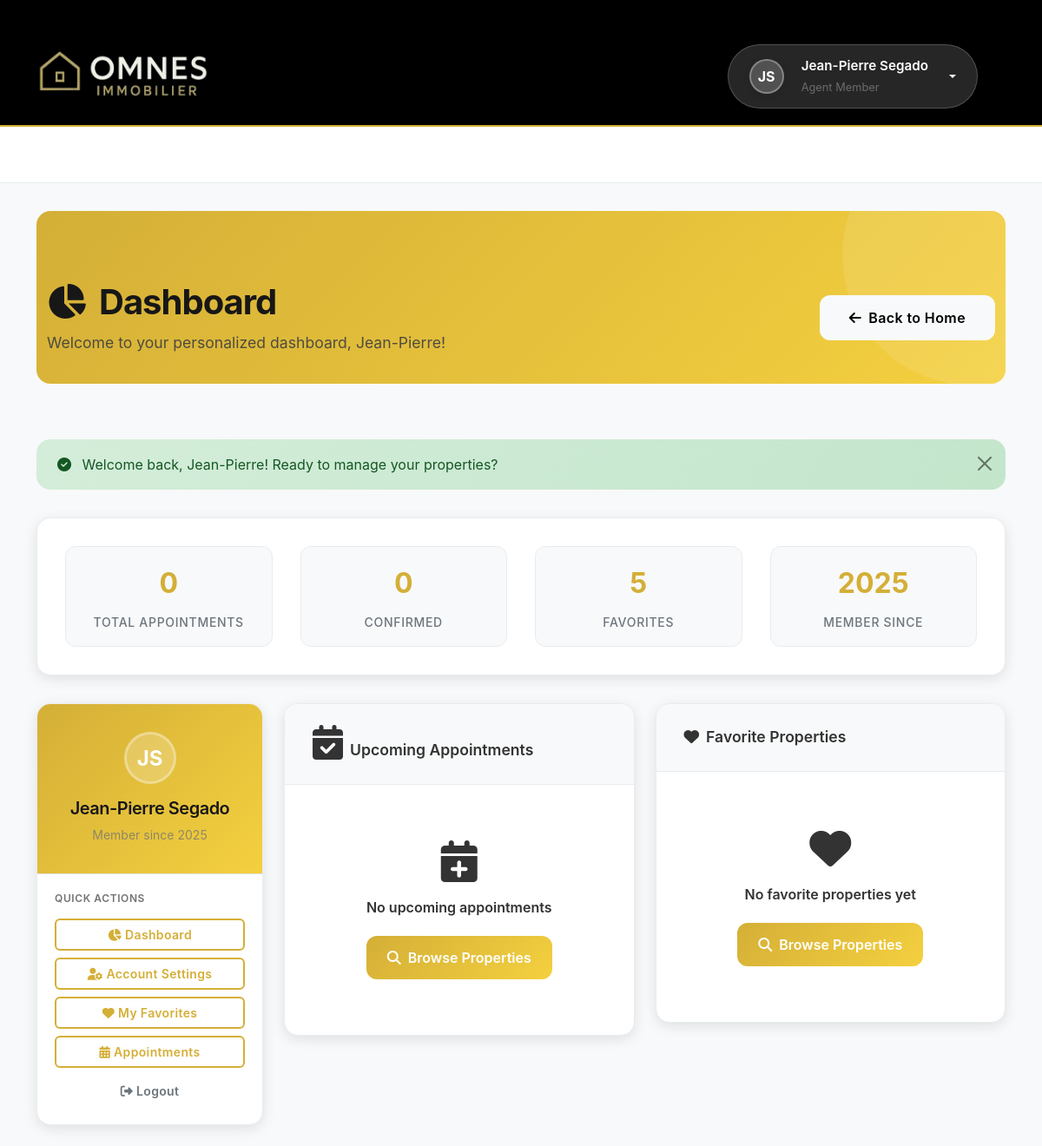
The page /src/client/dashboard.php (signed in) on the database its author committed.
### tables this page shows
CREATE TABLE IF NOT EXISTS `agents` (
  `user_id` int NOT NULL,
  `cv_file_path` varchar(255) DEFAULT '',
  `profile_picture_path` varchar(255) DEFAULT NULL,
  `agency_name` varchar(255) NOT NULL DEFAULT 'Independent Agent',
  `agency_email` varchar(100) DEFAULT '',
  `license_number` varchar(50) DEFAULT '',
  `languages_spoken` json DEFAULT NULL,
  `years_experience` int DEFAULT '0',
  `commission_rate` decimal(5,2) DEFAULT '0.00',
  `bio` text,
  `average_rating` decimal(3,2) DEFAULT '0.00',
  `total_sales` decimal(15,2) DEFAULT '0.00',
  `total_transactions` int DEFAULT '0',
  PRIMARY KEY (`user_id`),
  UNIQUE KEY `agency_email` (`agency_email`)
);

CREATE TABLE IF NOT EXISTS `users` (
  `id` int NOT NULL AUTO_INCREMENT,
  `first_name` varchar(50) NOT NULL,
  `last_name` varchar(50) NOT NULL,
  `email` varchar(100) NOT NULL,
  `password_hash` varchar(255) NOT NULL,
  `role` enum('admin','client','agent') NOT NULL DEFAULT 'client',
  `phone` varchar(15) NOT NULL,
  `created_at` timestamp NULL DEFAULT CURRENT_TIMESTAMP,
  `updated_at` timestamp NULL DEFAULT CURRENT_TIMESTAMP ON UPDATE CURRENT_TIMESTAMP,
  PRIMARY KEY (`id`),
  UNIQUE KEY `email` (`email`)
);

### src/includes/functions.php (called while the page is built, shortened)
<?php
function isLoggedIn() {
    return isset($_SESSION['user_id']) && !empty($_SESSION['user_id']);
}
function isClient() {
    return isLoggedIn() && isset($_SESSION['role']) && $_SESSION['role'] === 'client';
}
function isAgent() {
    return isLoggedIn() && isset($_SESSION['role']) && $_SESSION['role'] === 'agent';
}
?>

### src/client/dashboard.php (the view, shortened to what this page needs)
<?php
require_once '../config/database.php';
require_once '../includes/functions.php';
$user_data = [];
try {
    $query = "SELECT u.*, a.cv_file_path, a.profile_picture_path, a.agency_name
              FROM users u
              LEFT JOIN agents a ON u.id = a.user_id
              WHERE u.id = :user_id";
    $stmt = $pdo->prepare($query);
    $stmt->bindParam(':user_id', $_SESSION['user_id']);
    $stmt->execute();
    $user_data = $stmt->fetch(PDO::FETCH_ASSOC);
} catch (Exception $e) {
    error_log("Dashboard error: " . $e->getMessage());
    $error = "Error loading user data.";
    $user_data = [
        'first_name' => 'User',
        'last_name' => '',
        'role' => 'client',
        'created_at' => date('Y-m-d')
    ];
}
$stats = [
    'total_appointments' => 0,
    'confirmed_appointments' => 0,
    'properties_viewed' => 0,
    'favorites' => 5,
    'managed_properties' => 0,
    'scheduled_appointments' => 0
];
try {
    if (isClient()) {
        $stats_query = "SELECT
                       (SELECT COUNT(*) FROM appointments WHERE client_id = :user_id) as total_appointments,
                       (SELECT COUNT(*) FROM appointments WHERE client_id = :user_id AND status = 'scheduled') as confirmed_appointments,
                       (SELECT COUNT(*) FROM user_favorites WHERE user_id = :user_id) as favorites
                       ";
        $stats_stmt = $pdo->prepare($stats_query);
        $stats_stmt->bindParam(':user_id', $_SESSION['user_id']);
        $stats_stmt->execute();
        $user_stats = $stats_stmt->fetch(PDO::FETCH_ASSOC);
        if ($user_stats) {
            $stats = array_merge($stats, $user_stats);
        }
        $stats['properties_viewed'] = $stats['total_appointments'] * 2;
    } elseif (isAgent()) {
        $stats_query = "SELECT
                       (SELECT COUNT(*) FROM properties WHERE agent_id = :user_id) as managed_properties,
                       (SELECT COUNT(*) FROM appointments a WHERE a.agent_id = :user_id AND a.status = 'scheduled') as scheduled_appointments";
        $stats_stmt = $pdo->prepare($stats_query);
        $stats_stmt->bindParam(':user_id', $_SESSION['user_id']);
        $stats_stmt->execute();
        $user_stats = $stats_stmt->fetch(PDO::FETCH_ASSOC);
        if ($user_stats) {
            $stats = array_merge($stats, $user_stats);
        }
    }
} catch (Exception $e) {
    error_log("Stats error: " . $e->getMessage());
}
$current_section = $_GET['section'] ?? 'overview';
$upcoming_appointments = [];
$favorite_properties = [];
?>
<!DOCTYPE html>
<html lang="en">
<head>
    <link href="https://cdnjs.cloudflare.com/ajax/libs/bootstrap/5.3.0/css/bootstrap.min.css" rel="stylesheet">
    <link href="https://cdnjs.cloudflare.com/ajax/libs/font-awesome/6.4.0/css/all.min.css" rel="stylesheet">
    <link href="../assets/css/style.css" rel="stylesheet">
    <link href="../assets/css/dashboard.css" rel="stylesheet">
</head>
<body data-page="dashboard">
    <header class="luxury-header">
        <div class="container">
            <div class="row align-items-center">
                <div class="col-md-6">
                    <a href="../pages/home.php" class="brand-logo text-decoration-none">
                        <img src="../assets/images/logo1.png" alt="Omnes Real Estate" height="40">
                    </a>
                </div>
                <div class="col-md-6 text-end">
                    <div class="dropdown account-dropdown-dashboard">
                        <div class="user-profile d-inline-flex align-items-center dropdown-toggle" data-bs-toggle="dropdown" aria-expanded="false" style="cursor: pointer;">
                            <div class="user-avatar me-2">
                                <?= strtoupper(substr($user_data['first_name'], 0, 1) . substr($user_data['last_name'], 0, 1)) ?>
                            </div>
                            <div class="user-info me-2">
                                <div class="fw-semibold"><?= htmlspecialchars($user_data['first_name'] . ' ' . $user_data['last_name']) ?></div>
                                <small><?= ucfirst($user_data['role']) ?> Member</small>
                            </div>
                        </div>
                    </div>
                </div>
            </div>
        </div>
    </header>
    <div class="breadcrumb-container">
        <div class="container">
        </div>
    </div>
    <div class="container">
        <div class="page-header">
            <div class="container">
                <div class="row align-items-center">
                    <div class="col-md-8">
                        <h1><i class="fas fa-chart-pie me-3"></i>Dashboard</h1>
                        <p class="mb-0">Welcome to your personalized dashboard, <?= htmlspecialchars($user_data['first_name']) ?>!</p>
                    </div>
                    <div class="col-md-4 text-end">
                        <a href="../pages/home.php" class="btn btn-light">
                            <i class="fas fa-arrow-left me-2"></i>Back to Home
                        </a>
                    </div>
                </div>
            </div>
        </div>
    </div>
    <div class="container dashboard-content">
        <?php if (isset($_SESSION['success_message'])): ?>
            <div class="alert alert-success alert-dismissible fade show" role="alert">
                <i class="fas fa-check-circle me-2"></i>
                <?= htmlspecialchars($_SESSION['success_message']) ?>
                <button type="button" class="btn-close" data-bs-dismiss="alert"></button>
            </div>
        <?php endif; ?>
        <div class="stats-overview">
            <div class="stats-grid">
                <div class="stat-item">
                    <div class="stat-value"><?= $stats['total_appointments'] ?></div>
                    <div class="stat-label">Total Appointments</div>
                </div>
                <div class="stat-item">
                    <div class="stat-value"><?= $stats['confirmed_appointments'] ?></div>
                    <div class="stat-label">Confirmed</div>
                </div>
                <div class="stat-item">
                    <div class="stat-value"><?= $stats['favorites'] ?></div>
                    <div class="stat-label">Favorites</div>
                </div>
                <div class="stat-item">
                    <div class="stat-value">2025</div>
                    <div class="stat-label">Member Since</div>
                </div>
            </div>
        </div>
        <div class="row">
            <div class="col-lg-3 mb-4">
                <div class="luxury-sidebar">
                    <div class="sidebar-header">
                        <div class="sidebar-avatar">
                            <?= strtoupper(substr($user_data['first_name'], 0, 1) . substr($user_data['last_name'], 0, 1)) ?>
                        </div>
                        <h5 class="mb-1"><?= htmlspecialchars($user_data['first_name'] . ' ' . $user_data['last_name']) ?></h5>
                        <small class="opacity-75">Member since <?= date('Y', strtotime($user_data['created_at'] ?? '2025-01-01')) ?></small>
                    </div>
                    <div class="p-3 border-top">
                        <h6 class="text-muted mb-3 text-uppercase fw-semibold" style="font-size: 0.75rem; letter-spacing: 0.05em;">Quick Actions</h6>
                        <div class="d-grid gap-2">
                            <a href="dashboard.php" class="btn btn-outline-primary btn-sm">
                                <i class="fas fa-chart-pie me-1"></i>Dashboard
                            </a>
                            <a href="account.php" class="btn btn-outline-primary btn-sm">
                                <i class="fas fa-user-cog me-1"></i>Account Settings
                            </a>
                            <a href="?section=favorites#favoritesSection" class="btn btn-outline-primary btn-sm">
                                <i class="fas fa-heart me-1"></i>My Favorites
                            </a>
                            <a href="?section=appointments" class="btn btn-outline-primary btn-sm">
                                <i class="fas fa-calendar-alt me-1"></i>Appointments
                            </a>
                            <a href="../auth/logout.php" class="btn btn-outline-secondary btn-sm">
                                <i class="fas fa-sign-out-alt me-1"></i>Logout
                            </a>
                        </div>
                    </div>
                </div>
            </div>
            <div class="col-lg-9">
                <?php if ($current_section === 'overview'): ?>
                    <div class="row">
                        <div class="col-lg-6 mb-4">
                            <div class="content-card">
                                <div class="content-card-header">
                                    <i class="fas fa-calendar-check me-2"></i>Upcoming Appointments
                                </div>
                                <div class="content-card-body">
                                    <?php if (!empty($upcoming_appointments)): ?>
                                        <?php foreach (array_slice($upcoming_appointments, 0, 2) as $appointment): ?>
                                            <div class="d-flex align-items-center mb-3 p-3 bg-light rounded">
                                                <div class="me-3">
                                                    <i class="fas fa-calendar-alt fa-2x text-primary"></i>
                                                </div>
                                                <div class="flex-grow-1">
                                                    <div class="fw-semibold"><?= htmlspecialchars($appointment['property_title']) ?></div>
                                                    <small class="text-muted">with <?= htmlspecialchars($appointment['agent_name']) ?></small>
                                                    <div class="text-primary mt-1">
                                                        <small><?= date('M d, Y - H:i', strtotime($appointment['appointment_date'])) ?></small>
                                                    </div>
                                                </div>
                                            </div>
                                        <?php endforeach; ?>
                                    <?php else: ?>
                                        <div class="text-center py-4">
                                            <i class="fas fa-calendar-plus fa-3x text-muted mb-3"></i>
                                            <p class="text-muted">No upcoming appointments</p>
                                            <a href="?section=search" class="btn-luxury-primary">
                                                <i class="fas fa-search"></i>
                                                Browse Properties
                                            </a>
                                        </div>
                                    <?php endif; ?>
                                </div>
                            </div>
                        </div>
                        <div class="col-lg-6 mb-4">
                            <div class="content-card">
                                <div class="content-card-header">
                                    <i class="fas fa-heart me-2"></i>Favorite Properties
                                </div>
                                <div class="content-card-body">
                                    <?php if (!empty($favorite_properties)): ?>
                                        <?php foreach (array_slice($favorite_properties, 0, 2) as $property): ?>                                            <div class="d-flex align-items-center mb-3 p-3 bg-light rounded">
                                                <div class="me-3" style="width: 80px; height: 80px; border-radius: 8px; overflow: hidden; border: 2px solid #d4af37;">
                                                    <img src="../assets/images/property<?= $property['id'] ?>-2.jpg"
                                                         alt="<?= htmlspecialchars($property['titre']) ?>"
                                                         style="width: 100%; height: 100%; object-fit: cover;"
                                                         onerror="this.src='../assets/images/placeholder.jpg'">
                                                </div>
                                                <div class="flex-grow-1">
                                                    <div class="fw-semibold"><?= htmlspecialchars($property['titre']) ?></div>
                                                    <small class="text-muted"><?= $property['surface'] ?>m² • <?= $property['nb_pieces'] ?> rooms</small>
                                                    <div class="property-price mt-1">€<?= number_format($property['prix'], 0, ',', ' ') ?></div>
                                                    <div class="mt-2">
                                                        <a href="../pages/explore.php?property_id=<?= $property['id'] ?>"
                                                           class="btn btn-sm btn-outline-primary">
                                                            <i class="fas fa-eye me-1"></i>View Details
                                                        </a>
                                                    </div>
                                                </div>
                                            </div>
                                        <?php endforeach; ?>
                                    <?php else: ?>                                        <div class="text-center py-4">
                                            <i class="fas fa-heart fa-3x text-muted mb-3"></i>
                                            <p class="text-muted">No favorite properties yet</p>
                                            <a href="../pages/explore.php" class="btn-luxury-primary">
                                                <i class="fas fa-search"></i>
                                                Browse Properties
                                            </a>
                                        </div>
                                    <?php endif; ?>
                                </div>
                            </div>
                        </div>
                    </div>
                <?php endif; ?>
            </div>        </div>
    </div>
</body>
</html>

### rows shown on the page
agents: user_id.last_name "JS", user_id.last_name "Jean-Pierre Segado", user_id.role "Agent", user_id.first_name "Jean-Pierre", user_id.created_at "2025"

### other values the page prints
$_SESSION['success_message'] "Welcome back, Jean-Pierre! Ready to manage your properties?"
$stats['total_appointments'] "0"
$stats['confirmed_appointments'] "0"
$stats['favorites'] "5"
